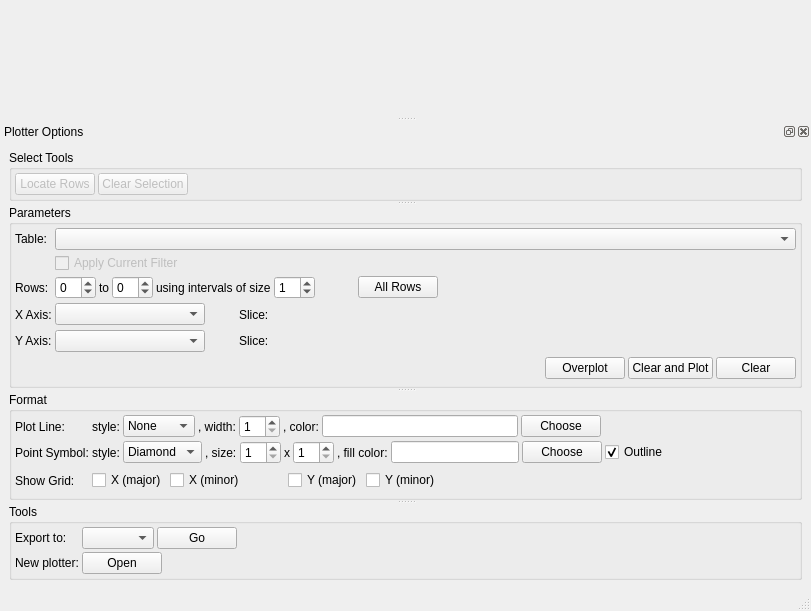
<?xml version="1.0" encoding="UTF-8"?>
<ui version="4.0">
 <class>Plotter</class>
 <widget class="QMainWindow" name="Plotter">
  <property name="geometry">
   <rect>
    <x>0</x>
    <y>0</y>
    <width>811</width>
    <height>611</height>
   </rect>
  </property>
  <property name="windowTitle">
   <string>Table Browser Plotter</string>
  </property>
  <widget class="QWidget" name="centralwidget">
   <layout class="QGridLayout">
    <property name="margin">
     <number>9</number>
    </property>
    <property name="spacing">
     <number>6</number>
    </property>
    <item row="0" column="0">
     <widget class="QFrame" name="canvasFrame">
      <property name="frameShape">
       <enum>QFrame::NoFrame</enum>
      </property>
      <property name="frameShadow">
       <enum>QFrame::Plain</enum>
      </property>
      <property name="lineWidth">
       <number>0</number>
      </property>
     </widget>
    </item>
   </layout>
  </widget>
  <widget class="QStatusBar" name="statusbar"/>
  <widget class="QDockWidget" name="dockWidget">
   <property name="floating">
    <bool>true</bool>
   </property>
   <property name="windowTitle">
    <string>Plotter Options</string>
   </property>
   <attribute name="dockWidgetArea">
    <number>8</number>
   </attribute>
   <widget class="QWidget" name="dockWidgetContents">
    <layout class="QGridLayout">
     <property name="margin">
      <number>9</number>
     </property>
     <property name="spacing">
      <number>6</number>
     </property>
     <item row="0" column="0">
      <widget class="QSplitter" name="splitter_3">
       <property name="orientation">
        <enum>Qt::Vertical</enum>
       </property>
       <widget class="QGroupBox" name="selectBox">
        <property name="title">
         <string>Select Tools</string>
        </property>
        <layout class="QHBoxLayout">
         <property name="spacing">
          <number>3</number>
         </property>
         <property name="margin">
          <number>3</number>
         </property>
         <item>
          <widget class="QPushButton" name="selectLocateButton">
           <property name="enabled">
            <bool>false</bool>
           </property>
           <property name="text">
            <string>Locate Rows</string>
           </property>
          </widget>
         </item>
         <item>
          <widget class="QPushButton" name="selectClearButton">
           <property name="enabled">
            <bool>false</bool>
           </property>
           <property name="text">
            <string>Clear Selection</string>
           </property>
          </widget>
         </item>
         <item>
          <spacer>
           <property name="orientation">
            <enum>Qt::Horizontal</enum>
           </property>
           <property name="sizeHint" stdset="0">
            <size>
             <width>40</width>
             <height>20</height>
            </size>
           </property>
          </spacer>
         </item>
        </layout>
       </widget>
       <widget class="QSplitter" name="splitter_2">
        <property name="orientation">
         <enum>Qt::Vertical</enum>
        </property>
        <widget class="QSplitter" name="splitter">
         <property name="orientation">
          <enum>Qt::Vertical</enum>
         </property>
         <widget class="QGroupBox" name="paramsBox">
          <property name="sizePolicy">
           <sizepolicy hsizetype="Preferred" vsizetype="Fixed">
            <horstretch>0</horstretch>
            <verstretch>0</verstretch>
           </sizepolicy>
          </property>
          <property name="title">
           <string>Parameters</string>
          </property>
          <layout class="QGridLayout">
           <property name="margin">
            <number>3</number>
           </property>
           <property name="spacing">
            <number>3</number>
           </property>
           <item row="0" column="1">
            <widget class="QComboBox" name="tableChooser"/>
           </item>
           <item row="2" column="0">
            <widget class="QLabel" name="label_2">
             <property name="text">
              <string>Rows:</string>
             </property>
            </widget>
           </item>
           <item row="4" column="1">
            <layout class="QHBoxLayout">
             <property name="spacing">
              <number>3</number>
             </property>
             <property name="margin">
              <number>0</number>
             </property>
             <item>
              <widget class="QComboBox" name="yChooser">
               <property name="sizePolicy">
                <sizepolicy hsizetype="Preferred" vsizetype="Fixed">
                 <horstretch>0</horstretch>
                 <verstretch>0</verstretch>
                </sizepolicy>
               </property>
               <property name="minimumSize">
                <size>
                 <width>150</width>
                 <height>0</height>
                </size>
               </property>
              </widget>
             </item>
             <item>
              <spacer>
               <property name="orientation">
                <enum>Qt::Horizontal</enum>
               </property>
               <property name="sizeType">
                <enum>QSizePolicy::Fixed</enum>
               </property>
               <property name="sizeHint" stdset="0">
                <size>
                 <width>31</width>
                 <height>20</height>
                </size>
               </property>
              </spacer>
             </item>
             <item>
              <widget class="QLabel" name="ySliceLabel">
               <property name="text">
                <string>Slice:</string>
               </property>
              </widget>
             </item>
             <item>
              <widget class="QFrame" name="ySliceFrame">
               <property name="frameShape">
                <enum>QFrame::NoFrame</enum>
               </property>
               <property name="frameShadow">
                <enum>QFrame::Plain</enum>
               </property>
               <property name="lineWidth">
                <number>0</number>
               </property>
              </widget>
             </item>
             <item>
              <spacer>
               <property name="orientation">
                <enum>Qt::Horizontal</enum>
               </property>
               <property name="sizeHint" stdset="0">
                <size>
                 <width>381</width>
                 <height>20</height>
                </size>
               </property>
              </spacer>
             </item>
            </layout>
           </item>
           <item row="4" column="0">
            <widget class="QLabel" name="label_6">
             <property name="text">
              <string>Y Axis:</string>
             </property>
            </widget>
           </item>
           <item row="2" column="1">
            <layout class="QHBoxLayout">
             <property name="spacing">
              <number>3</number>
             </property>
             <property name="margin">
              <number>0</number>
             </property>
             <item>
              <widget class="QSpinBox" name="rowFrom">
               <property name="wrapping">
                <bool>true</bool>
               </property>
              </widget>
             </item>
             <item>
              <widget class="QLabel" name="rowToLabel">
               <property name="text">
                <string>to</string>
               </property>
              </widget>
             </item>
             <item>
              <widget class="QSpinBox" name="rowTo">
               <property name="wrapping">
                <bool>true</bool>
               </property>
              </widget>
             </item>
             <item>
              <widget class="QLabel" name="rowIntervalLabel">
               <property name="text">
                <string>using intervals of size</string>
               </property>
              </widget>
             </item>
             <item>
              <widget class="QSpinBox" name="rowInterval">
               <property name="wrapping">
                <bool>true</bool>
               </property>
               <property name="minimum">
                <number>1</number>
               </property>
               <property name="value">
                <number>1</number>
               </property>
              </widget>
             </item>
             <item>
              <spacer>
               <property name="orientation">
                <enum>Qt::Horizontal</enum>
               </property>
               <property name="sizeType">
                <enum>QSizePolicy::Maximum</enum>
               </property>
               <property name="sizeHint" stdset="0">
                <size>
                 <width>40</width>
                 <height>20</height>
                </size>
               </property>
              </spacer>
             </item>
             <item>
              <widget class="QPushButton" name="allRowsButton">
               <property name="text">
                <string>All Rows</string>
               </property>
              </widget>
             </item>
             <item>
              <spacer>
               <property name="orientation">
                <enum>Qt::Horizontal</enum>
               </property>
               <property name="sizeHint" stdset="0">
                <size>
                 <width>151</width>
                 <height>20</height>
                </size>
               </property>
              </spacer>
             </item>
            </layout>
           </item>
           <item row="3" column="1">
            <layout class="QHBoxLayout">
             <property name="spacing">
              <number>3</number>
             </property>
             <property name="margin">
              <number>0</number>
             </property>
             <item>
              <widget class="QComboBox" name="xChooser">
               <property name="sizePolicy">
                <sizepolicy hsizetype="Preferred" vsizetype="Fixed">
                 <horstretch>0</horstretch>
                 <verstretch>0</verstretch>
                </sizepolicy>
               </property>
               <property name="minimumSize">
                <size>
                 <width>150</width>
                 <height>0</height>
                </size>
               </property>
              </widget>
             </item>
             <item>
              <spacer>
               <property name="orientation">
                <enum>Qt::Horizontal</enum>
               </property>
               <property name="sizeType">
                <enum>QSizePolicy::Fixed</enum>
               </property>
               <property name="sizeHint" stdset="0">
                <size>
                 <width>31</width>
                 <height>25</height>
                </size>
               </property>
              </spacer>
             </item>
             <item>
              <widget class="QLabel" name="xSliceLabel">
               <property name="text">
                <string>Slice:</string>
               </property>
              </widget>
             </item>
             <item>
              <widget class="QFrame" name="xSliceFrame">
               <property name="frameShape">
                <enum>QFrame::NoFrame</enum>
               </property>
               <property name="frameShadow">
                <enum>QFrame::Plain</enum>
               </property>
               <property name="lineWidth">
                <number>0</number>
               </property>
              </widget>
             </item>
             <item>
              <spacer>
               <property name="orientation">
                <enum>Qt::Horizontal</enum>
               </property>
               <property name="sizeHint" stdset="0">
                <size>
                 <width>381</width>
                 <height>25</height>
                </size>
               </property>
              </spacer>
             </item>
            </layout>
           </item>
           <item row="3" column="0">
            <widget class="QLabel" name="label_5">
             <property name="text">
              <string>X Axis:</string>
             </property>
            </widget>
           </item>
           <item row="0" column="0">
            <widget class="QLabel" name="label">
             <property name="text">
              <string>Table:</string>
             </property>
            </widget>
           </item>
           <item row="5" column="1">
            <layout class="QHBoxLayout">
             <property name="spacing">
              <number>3</number>
             </property>
             <property name="margin">
              <number>0</number>
             </property>
             <item>
              <spacer>
               <property name="orientation">
                <enum>Qt::Horizontal</enum>
               </property>
               <property name="sizeHint" stdset="0">
                <size>
                 <width>481</width>
                 <height>27</height>
                </size>
               </property>
              </spacer>
             </item>
             <item>
              <widget class="QPushButton" name="overplotButton">
               <property name="text">
                <string>Overplot</string>
               </property>
              </widget>
             </item>
             <item>
              <widget class="QPushButton" name="plotButton">
               <property name="text">
                <string>Clear and Plot</string>
               </property>
              </widget>
             </item>
             <item>
              <widget class="QPushButton" name="clearButton">
               <property name="text">
                <string>Clear</string>
               </property>
              </widget>
             </item>
            </layout>
           </item>
           <item row="1" column="1">
            <widget class="QCheckBox" name="filterBox">
             <property name="enabled">
              <bool>false</bool>
             </property>
             <property name="text">
              <string>Apply Current Filter</string>
             </property>
            </widget>
           </item>
          </layout>
         </widget>
         <widget class="QGroupBox" name="formatBox">
          <property name="sizePolicy">
           <sizepolicy hsizetype="Preferred" vsizetype="Fixed">
            <horstretch>0</horstretch>
            <verstretch>0</verstretch>
           </sizepolicy>
          </property>
          <property name="title">
           <string>Format</string>
          </property>
          <layout class="QGridLayout">
           <property name="margin">
            <number>3</number>
           </property>
           <property name="spacing">
            <number>3</number>
           </property>
           <item row="0" column="0">
            <widget class="QLabel" name="label_8">
             <property name="text">
              <string>Plot Line:</string>
             </property>
            </widget>
           </item>
           <item row="1" column="0">
            <widget class="QLabel" name="label_11">
             <property name="text">
              <string>Point Symbol:</string>
             </property>
            </widget>
           </item>
           <item row="1" column="1">
            <layout class="QHBoxLayout">
             <property name="spacing">
              <number>3</number>
             </property>
             <property name="margin">
              <number>0</number>
             </property>
             <item>
              <widget class="QLabel" name="label_12">
               <property name="text">
                <string>style:</string>
               </property>
              </widget>
             </item>
             <item>
              <widget class="QComboBox" name="pointStyleChooser">
               <property name="sizePolicy">
                <sizepolicy hsizetype="Preferred" vsizetype="Fixed">
                 <horstretch>0</horstretch>
                 <verstretch>0</verstretch>
                </sizepolicy>
               </property>
               <item>
                <property name="text">
                 <string>Diamond</string>
                </property>
               </item>
               <item>
                <property name="text">
                 <string>Circle</string>
                </property>
               </item>
               <item>
                <property name="text">
                 <string>Square</string>
                </property>
               </item>
               <item>
                <property name="text">
                 <string>None</string>
                </property>
               </item>
              </widget>
             </item>
             <item>
              <widget class="QLabel" name="label_13">
               <property name="text">
                <string>, size:</string>
               </property>
              </widget>
             </item>
             <item>
              <widget class="QSpinBox" name="pointSize1">
               <property name="minimum">
                <number>1</number>
               </property>
               <property name="maximum">
                <number>10</number>
               </property>
               <property name="value">
                <number>1</number>
               </property>
              </widget>
             </item>
             <item>
              <widget class="QLabel" name="label_14">
               <property name="text">
                <string>x</string>
               </property>
              </widget>
             </item>
             <item>
              <widget class="QSpinBox" name="pointSize2">
               <property name="minimum">
                <number>1</number>
               </property>
               <property name="maximum">
                <number>10</number>
               </property>
               <property name="value">
                <number>1</number>
               </property>
              </widget>
             </item>
             <item>
              <widget class="QLabel" name="label_15">
               <property name="text">
                <string>, fill color:</string>
               </property>
              </widget>
             </item>
             <item>
              <widget class="QLineEdit" name="symbolColorEdit">
               <property name="minimumSize">
                <size>
                 <width>100</width>
                 <height>0</height>
                </size>
               </property>
              </widget>
             </item>
             <item>
              <widget class="QPushButton" name="symbolColorChoose">
               <property name="text">
                <string>Choose</string>
               </property>
              </widget>
             </item>
             <item>
              <widget class="QCheckBox" name="symbolOutlineBox">
               <property name="text">
                <string>Outline</string>
               </property>
               <property name="checked">
                <bool>true</bool>
               </property>
              </widget>
             </item>
             <item>
              <spacer>
               <property name="orientation">
                <enum>Qt::Horizontal</enum>
               </property>
               <property name="sizeHint" stdset="0">
                <size>
                 <width>40</width>
                 <height>20</height>
                </size>
               </property>
              </spacer>
             </item>
            </layout>
           </item>
           <item row="2" column="0">
            <widget class="QLabel" name="label_10">
             <property name="text">
              <string>Show Grid:</string>
             </property>
            </widget>
           </item>
           <item row="2" column="1">
            <layout class="QHBoxLayout">
             <property name="spacing">
              <number>3</number>
             </property>
             <property name="margin">
              <number>0</number>
             </property>
             <item>
              <widget class="QCheckBox" name="gridXmaj">
               <property name="text">
                <string>X (major)</string>
               </property>
              </widget>
             </item>
             <item>
              <widget class="QCheckBox" name="gridXmin">
               <property name="text">
                <string>X (minor)</string>
               </property>
              </widget>
             </item>
             <item>
              <spacer>
               <property name="orientation">
                <enum>Qt::Horizontal</enum>
               </property>
               <property name="sizeType">
                <enum>QSizePolicy::Fixed</enum>
               </property>
               <property name="sizeHint" stdset="0">
                <size>
                 <width>40</width>
                 <height>20</height>
                </size>
               </property>
              </spacer>
             </item>
             <item>
              <widget class="QCheckBox" name="gridYmaj">
               <property name="text">
                <string>Y (major)</string>
               </property>
              </widget>
             </item>
             <item>
              <widget class="QCheckBox" name="gridYmin">
               <property name="text">
                <string>Y (minor)</string>
               </property>
              </widget>
             </item>
             <item>
              <spacer>
               <property name="orientation">
                <enum>Qt::Horizontal</enum>
               </property>
               <property name="sizeHint" stdset="0">
                <size>
                 <width>16</width>
                 <height>27</height>
                </size>
               </property>
              </spacer>
             </item>
            </layout>
           </item>
           <item row="0" column="1">
            <layout class="QHBoxLayout">
             <property name="spacing">
              <number>3</number>
             </property>
             <property name="margin">
              <number>0</number>
             </property>
             <item>
              <widget class="QLabel" name="label_16">
               <property name="text">
                <string>style:</string>
               </property>
              </widget>
             </item>
             <item>
              <widget class="QComboBox" name="lineStyleChooser">
               <property name="sizePolicy">
                <sizepolicy hsizetype="Preferred" vsizetype="Fixed">
                 <horstretch>0</horstretch>
                 <verstretch>0</verstretch>
                </sizepolicy>
               </property>
               <property name="currentIndex">
                <number>3</number>
               </property>
               <item>
                <property name="text">
                 <string>Solid</string>
                </property>
               </item>
               <item>
                <property name="text">
                 <string>Dashed</string>
                </property>
               </item>
               <item>
                <property name="text">
                 <string>Dotted</string>
                </property>
               </item>
               <item>
                <property name="text">
                 <string>None</string>
                </property>
               </item>
              </widget>
             </item>
             <item>
              <widget class="QLabel" name="label_17">
               <property name="text">
                <string>, width:</string>
               </property>
              </widget>
             </item>
             <item>
              <widget class="QSpinBox" name="lineWidthSpinner">
               <property name="minimum">
                <number>1</number>
               </property>
               <property name="maximum">
                <number>99</number>
               </property>
               <property name="value">
                <number>1</number>
               </property>
              </widget>
             </item>
             <item>
              <widget class="QLabel" name="label_18">
               <property name="text">
                <string>, color:</string>
               </property>
              </widget>
             </item>
             <item>
              <widget class="QLineEdit" name="lineColorEdit">
               <property name="minimumSize">
                <size>
                 <width>100</width>
                 <height>0</height>
                </size>
               </property>
              </widget>
             </item>
             <item>
              <widget class="QPushButton" name="lineColorChoose">
               <property name="text">
                <string>Choose</string>
               </property>
              </widget>
             </item>
             <item>
              <spacer>
               <property name="orientation">
                <enum>Qt::Horizontal</enum>
               </property>
               <property name="sizeHint" stdset="0">
                <size>
                 <width>40</width>
                 <height>20</height>
                </size>
               </property>
              </spacer>
             </item>
            </layout>
           </item>
          </layout>
         </widget>
        </widget>
        <widget class="QGroupBox" name="toolsBox">
         <property name="sizePolicy">
          <sizepolicy hsizetype="Preferred" vsizetype="Fixed">
           <horstretch>0</horstretch>
           <verstretch>0</verstretch>
          </sizepolicy>
         </property>
         <property name="title">
          <string>Tools</string>
         </property>
         <layout class="QGridLayout">
          <property name="margin">
           <number>3</number>
          </property>
          <property name="spacing">
           <number>3</number>
          </property>
          <item row="0" column="0">
           <widget class="QLabel" name="label_9">
            <property name="text">
             <string>Export to:</string>
            </property>
           </widget>
          </item>
          <item row="0" column="1">
           <layout class="QHBoxLayout">
            <property name="spacing">
             <number>3</number>
            </property>
            <property name="margin">
             <number>0</number>
            </property>
            <item>
             <widget class="QComboBox" name="exportChooser">
              <property name="enabled">
               <bool>true</bool>
              </property>
             </widget>
            </item>
            <item>
             <widget class="QPushButton" name="exportButton">
              <property name="enabled">
               <bool>true</bool>
              </property>
              <property name="text">
               <string>Go</string>
              </property>
             </widget>
            </item>
            <item>
             <spacer>
              <property name="orientation">
               <enum>Qt::Horizontal</enum>
              </property>
              <property name="sizeHint" stdset="0">
               <size>
                <width>271</width>
                <height>20</height>
               </size>
              </property>
             </spacer>
            </item>
           </layout>
          </item>
          <item row="1" column="0">
           <widget class="QLabel" name="label_7">
            <property name="text">
             <string>New plotter:</string>
            </property>
           </widget>
          </item>
          <item row="1" column="1">
           <layout class="QHBoxLayout">
            <property name="spacing">
             <number>3</number>
            </property>
            <property name="margin">
             <number>0</number>
            </property>
            <item>
             <widget class="QPushButton" name="openButton">
              <property name="text">
               <string>Open</string>
              </property>
             </widget>
            </item>
            <item>
             <spacer>
              <property name="orientation">
               <enum>Qt::Horizontal</enum>
              </property>
              <property name="sizeHint" stdset="0">
               <size>
                <width>511</width>
                <height>20</height>
               </size>
              </property>
             </spacer>
            </item>
           </layout>
          </item>
         </layout>
        </widget>
       </widget>
      </widget>
     </item>
    </layout>
   </widget>
  </widget>
 </widget>
 <resources/>
 <connections/>
</ui>
